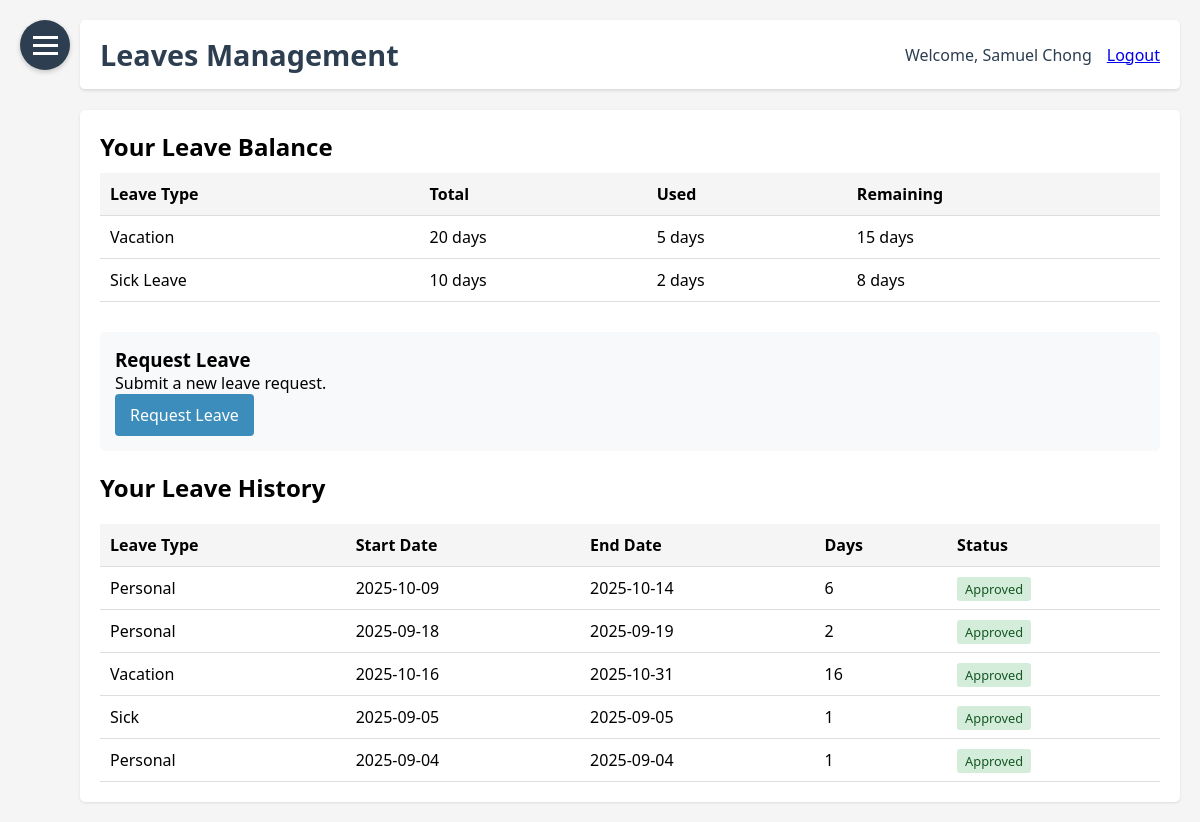
Page /leaves (signed in) on the committed database.
### HerculesSystem.py (models this page shows)
class Employee(UserMixin, db.Model):
    id = db.Column(db.Integer, primary_key=True)
    username = db.Column(db.String(80), unique=True, nullable=False)
    password = db.Column(db.String(120), nullable=False)
    full_name = db.Column(db.String(120), nullable=False)
    email = db.Column(db.String(120), unique=True, nullable=False)
    department = db.Column(db.String(80))
    position = db.Column(db.String(80))
    hire_date = db.Column(db.Date)
    is_admin = db.Column(db.Boolean, default=False)
    user_type = db.Column(db.String(20), default='employee')  # admin, supervisor, office, factory

class LeaveRequest(db.Model):
    id = db.Column(db.Integer, primary_key=True)
    employee_id = db.Column(db.Integer, db.ForeignKey('employee.id'), nullable=False)
    start_date = db.Column(db.Date, nullable=False)
    end_date = db.Column(db.Date, nullable=False)
    leave_type = db.Column(db.String(50), nullable=False)  # Vacation, Sick, Personal, etc.
    reason = db.Column(db.Text)
    status = db.Column(db.String(20), default='pending')  # pending, approved, rejected
    days_requested = db.Column(db.Integer, nullable=False)  # Number of days requested
    created_at = db.Column(db.DateTime, default=datetime.utcnow)
    approved_at = db.Column(db.DateTime)  # When it was approved
    employee = db.relationship('Employee', backref=db.backref('leave_requests', lazy=True))

### HerculesSystem.py (the view)
@app.route('/leaves')
@login_required
def leaves():
    if current_user.user_type in ['admin', 'supervisor']:
        pending_requests = LeaveRequest.query.filter_by(status='pending').all()
        return render_template('leaves.html', pending_requests=pending_requests)
    else:
        user_requests = LeaveRequest.query.filter_by(employee_id=current_user.id).order_by(LeaveRequest.created_at.desc()).all()
        return render_template('leaves.html', user_requests=user_requests)

### HerculesSystem.py (called while the page is built)
@login_manager.user_loader
def load_user(user_id):
    return Employee.query.get(int(user_id))

@app.context_processor
def inject_now():
    return {'now': datetime.utcnow()}

@app.before_request
def before_request():
    if request.url.startswith('https://'):
        new_url = request.url.replace('https://', 'http://', 1)
        return redirect(new_url, code=301)

### templates/leaves.html (shortened to what this page needs)
{% extends "base.html" %}
{% block header %}Leaves Management{% endblock %}
{% block content %}
{% if current_user.user_type in ['admin', 'supervisor'] %}
<div style="display: flex; gap: 10px; margin-bottom: 20px;">
    <a href="{{ url_for('leaves') }}" style="background: #3c8dbc; color: white; padding: 10px 15px; border-radius: 4px; text-decoration: none;">
        Pending Requests
    </a>
    <a href="{{ url_for('all_leaves') }}" style="background: #6c757d; color: white; padding: 10px 15px; border-radius: 4px; text-decoration: none;">
        All Leaves
    </a>
</div>
<h2>Pending Leave Requests</h2>
{% if pending_requests %}
<table class="pending-requests-table" style="width: 100%; border-collapse: collapse; margin-top: 20px;">
    <thead>
        <tr style="background: #f5f5f5;">
            <th style="padding: 10px; text-align: left; border-bottom: 1px solid #ddd;">Employee</th>
            <th style="padding: 10px; text-align: left; border-bottom: 1px solid #ddd;">Leave Type</th>
            <th style="padding: 10px; text-align: left; border-bottom: 1px solid #ddd;">Start Date</th>
            <th style="padding: 10px; text-align: left; border-bottom: 1px solid #ddd;">End Date</th>
            <th style="padding: 10px; text-align: left; border-bottom: 1px solid #ddd;">Days</th>
            <th style="padding: 10px; text-align: left; border-bottom: 1px solid #ddd;">Reason</th>
            <th style="padding: 10px; text-align: left; border-bottom: 1px solid #ddd;">Actions</th>
        </tr>
    </thead>
    <tbody>
        {% for request in pending_requests %}
        <tr>
            <td style="padding: 10px; border-bottom: 1px solid #ddd;">{{ request.employee.full_name }}</td>
            <td style="padding: 10px; border-bottom: 1px solid #ddd;">{{ request.leave_type|title }}</td>
            <td style="padding: 10px; border-bottom: 1px solid #ddd;">{{ request.start_date.strftime('%Y-%m-%d') }}</td>
            <td style="padding: 10px; border-bottom: 1px solid #ddd;">{{ request.end_date.strftime('%Y-%m-%d') }}</td>
            <td style="padding: 10px; border-bottom: 1px solid #ddd;">{{ request.days_requested }}</td>
            <td style="padding: 10px; border-bottom: 1px solid #ddd;">{{ request.reason }}</td>
            <td style="padding: 10px; border-bottom: 1px solid #ddd;">
                <div style="display: flex; flex-direction: column; gap: 5px;">
                    <a href="{{ url_for('approve_leave', request_id=request.id) }}" style="background: #28a745; color: white; padding: 5px 10px; border-radius: 3px; text-decoration: none; text-align: center;">
                        Approve
                    </a>
                    <a href="{{ url_for('reject_leave', request_id=request.id) }}" style="background: #dc3545; color: white; padding: 5px 10px; border-radius: 3px; text-decoration: none; text-align: center;">
                        Reject
                    </a>
                </div>
            </td>
        </tr>
        {% endfor %}
    </tbody>
</table>
{% else %}
<p>No pending leave requests.</p>
{% endif %}
{% else %}
<h2>Your Leave Balance</h2>
<table style="width: 100%; border-collapse: collapse; margin-top: 10px; margin-bottom: 30px;">
    <thead>
        <tr style="background: #f5f5f5;">
            <th style="padding: 10px; text-align: left; border-bottom: 1px solid #ddd;">Leave Type</th>
            <th style="padding: 10px; text-align: left; border-bottom: 1px solid #ddd;">Total</th>
            <th style="padding: 10px; text-align: left; border-bottom: 1px solid #ddd;">Used</th>
            <th style="padding: 10px; text-align: left; border-bottom: 1px solid #ddd;">Remaining</th>
        </tr>
    </thead>
    <tbody>
        <tr>
            <td style="padding: 10px; border-bottom: 1px solid #ddd;">Vacation</td>
            <td style="padding: 10px; border-bottom: 1px solid #ddd;">20 days</td>
            <td style="padding: 10px; border-bottom: 1px solid #ddd;">5 days</td>
            <td style="padding: 10px; border-bottom: 1px solid #ddd;">15 days</td>
        </tr>
        <tr>
            <td style="padding: 10px; border-bottom: 1px solid #ddd;">Sick Leave</td>
            <td style="padding: 10px; border-bottom: 1px solid #ddd;">10 days</td>
            <td style="padding: 10px; border-bottom: 1px solid #ddd;">2 days</td>
            <td style="padding: 10px; border-bottom: 1px solid #ddd;">8 days</td>
        </tr>
    </tbody>
</table>
<div style="background: #f8f9fa; padding: 15px; border-radius: 5px; margin: 20px 0;">
    <h3>Request Leave</h3>
    <p>Submit a new leave request.</p>
    <a href="{{ url_for('request_leave') }}" style="background: #3c8dbc; color: white; padding: 10px 15px; border-radius: 4px; text-decoration: none; display: inline-block;">
        Request Leave
    </a>
</div>
<h2>Your Leave History</h2>
{% if user_requests %}
<table style="width: 100%; border-collapse: collapse; margin-top: 20px;">
    <thead>
        <tr style="background: #f5f5f5;">
            <th style="padding: 10px; text-align: left; border-bottom: 1px solid #ddd;">Leave Type</th>
            <th style="padding: 10px; text-align: left; border-bottom: 1px solid #ddd;">Start Date</th>
            <th style="padding: 10px; text-align: left; border-bottom: 1px solid #ddd;">End Date</th>
            <th style="padding: 10px; text-align: left; border-bottom: 1px solid #ddd;">Days</th>
            <th style="padding: 10px; text-align: left; border-bottom: 1px solid #ddd;">Status</th>
        </tr>
    </thead>
    <tbody>
        {% for request in user_requests %}
        <tr>
            <td style="padding: 10px; border-bottom: 1px solid #ddd;">{{ request.leave_type|title }}</td>
            <td style="padding: 10px; border-bottom: 1px solid #ddd;">{{ request.start_date.strftime('%Y-%m-%d') }}</td>
            <td style="padding: 10px; border-bottom: 1px solid #ddd;">{{ request.end_date.strftime('%Y-%m-%d') }}</td>
            <td style="padding: 10px; border-bottom: 1px solid #ddd;">{{ (request.end_date - request.start_date).days + 1 }}</td>
            <td style="padding: 10px; border-bottom: 1px solid #ddd;">
                <span style="
                    padding: 3px 8px;
                    border-radius: 3px;
                    font-size: 0.8rem;
                    {% if request.status == 'approved' %}
                        background: #d4edda; color: #155724;
                    {% elif request.status == 'rejected' %}
                        background: #f8d7da; color: #721c24;
                    {% else %}
                        background: #fff3cd; color: #856404;
                    {% endif %}
                ">
                    {{ request.status|title }}
                </span>
            </td>
        </tr>
        {% endfor %}
    </tbody>
</table>
{% else %}
<p>You haven't submitted any leave requests yet.</p>
{% endif %}
{% endif %}
{% endblock %}

### templates/base.html (shortened to what this page needs)
<!DOCTYPE html>
<html lang="en">
<head>
</head>
<body>
    <div class="hamburger-menu" id="hamburgerMenu">
        <span></span>
    </div>
    <div class="main-content" id="mainContent">
        <div class="header">
            <h1>{% block header %}Hercules HR{% endblock %}</h1>
            <div class="user-info">
                {% if current_user.is_authenticated %}
                <span>Welcome, {{ current_user.full_name }}</span>
                <a href="{{ url_for('logout') }}">Logout</a>
                {% else %}
                <a href="{{ url_for('login') }}">Login</a>
                {% endif %}
            </div>
        </div>
        <div class="content">
            {% block content %}{% endblock %}
        </div>
    </div>
</body>
</html>

### templates/base.html (style rules this page uses)
* { margin: 0; padding: 0; box-sizing: border-box; font-family: 'Segoe UI', Tahoma, Geneva, Verdana, sans-serif; }
body { display: flex; min-height: 100vh; background-color: #f5f5f5; }
.hamburger-menu { position: fixed; top: 20px; left: 20px; z-index: 1000; cursor: pointer; background: #2c3e50; border-radius: 50%; width: 50px; height: 50px; display: flex; align-items: center; justify-content: center; box-shadow: 0 2px 5px rgba(0,0,0,0.2); }
.hamburger-menu span { display: block; width: 25px; height: 3px; background: #fff; position: relative; transition: all 0.3s; }
.hamburger-menu span:before, .hamburger-menu span:after { content: ''; position: absolute; width: 25px; height: 3px; background: #fff; transition: all 0.3s; }
.hamburger-menu span:before { top: -8px; }
.hamburger-menu span:after { top: 8px; }
.main-content { flex: 1; padding: 20px; margin-left: 0; transition: margin-left 0.3s ease; padding-left: 80px; }
.header { background: #fff; padding: 15px 20px; border-bottom: 1px solid #e0e0e0; display: flex; justify-content: space-between; align-items: center; margin-bottom: 20px; border-radius: 5px; box-shadow: 0 1px 3px rgba(0,0,0,0.1); }
.header h1 { font-size: 1.8rem; color: #2c3e50; }
.user-info { display: flex; align-items: center; }
.user-info span { margin-right: 15px; color: #2c3e50; }
.content { background: #fff; padding: 20px; border-radius: 5px; box-shadow: 0 1px 3px rgba(0,0,0,0.1); }

### rows in the picture
Employee: full_name "Samuel Chong"
LeaveRequest: leave_type "Personal", start_date "2025-10-09", end_date "2025-10-14", (request.end_date-request.start_date).days+1 "6", status "Approved"
LeaveRequest: leave_type "Personal", start_date "2025-09-18", end_date "2025-09-19", (request.end_date-request.start_date).days+1 "2", status "Approved"
LeaveRequest: leave_type "Vacation", start_date "2025-10-16", end_date "2025-10-31", (request.end_date-request.start_date).days+1 "16", status "Approved"
LeaveRequest: leave_type "Sick", start_date "2025-09-05", end_date "2025-09-05", (request.end_date-request.start_date).days+1 "1", status "Approved"
LeaveRequest: leave_type "Personal", start_date "2025-09-04", end_date "2025-09-04", (request.end_date-request.start_date).days+1 "1", status "Approved"
